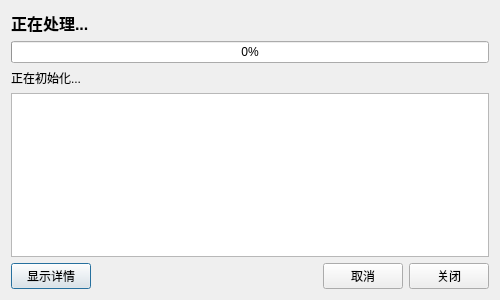
<?xml version="1.0" encoding="UTF-8"?>
<ui version="4.0">
 <class>ProgressDialog</class>
 <widget class="QDialog" name="ProgressDialog">
  <property name="geometry">
   <rect>
    <x>0</x>
    <y>0</y>
    <width>500</width>
    <height>300</height>
   </rect>
  </property>
  <property name="windowTitle">
   <string>操作进度</string>
  </property>
  <property name="modal">
   <bool>true</bool>
  </property>
  <layout class="QVBoxLayout" name="verticalLayout">
   <item>
    <widget class="QLabel" name="titleLabel">
     <property name="font">
      <font>
       <pointsize>12</pointsize>
       <weight>75</weight>
       <bold>true</bold>
      </font>
     </property>
     <property name="text">
      <string>正在处理...</string>
     </property>
    </widget>
   </item>
   <item>
    <widget class="QProgressBar" name="progressBar">
     <property name="value">
      <number>0</number>
     </property>
    </widget>
   </item>
   <item>
    <widget class="QLabel" name="messageLabel">
     <property name="text">
      <string>正在初始化...</string>
     </property>
    </widget>
   </item>
   <item>
    <widget class="QTextEdit" name="logText">
     <property name="readOnly">
      <bool>true</bool>
     </property>
     <property name="visible">
      <bool>false</bool>
     </property>
    </widget>
   </item>
   <item>
    <layout class="QHBoxLayout" name="buttonLayout">
     <item>
      <widget class="QPushButton" name="detailsButton">
       <property name="text">
        <string>显示详情</string>
       </property>
       <property name="checkable">
        <bool>true</bool>
       </property>
      </widget>
     </item>
     <item>
      <spacer name="horizontalSpacer">
       <property name="orientation">
        <enum>Qt::Horizontal</enum>
       </property>
       <property name="sizeHint" stdset="0">
        <size>
         <width>40</width>
         <height>20</height>
        </size>
       </property>
      </spacer>
     </item>
     <item>
      <widget class="QPushButton" name="cancelButton">
       <property name="text">
        <string>取消</string>
       </property>
      </widget>
     </item>
     <item>
      <widget class="QPushButton" name="closeButton">
       <property name="text">
        <string>关闭</string>
       </property>
       <property name="visible">
        <bool>false</bool>
       </property>
      </widget>
     </item>
    </layout>
   </item>
  </layout>
 </widget>
 <resources/>
 <connections/>
</ui>
